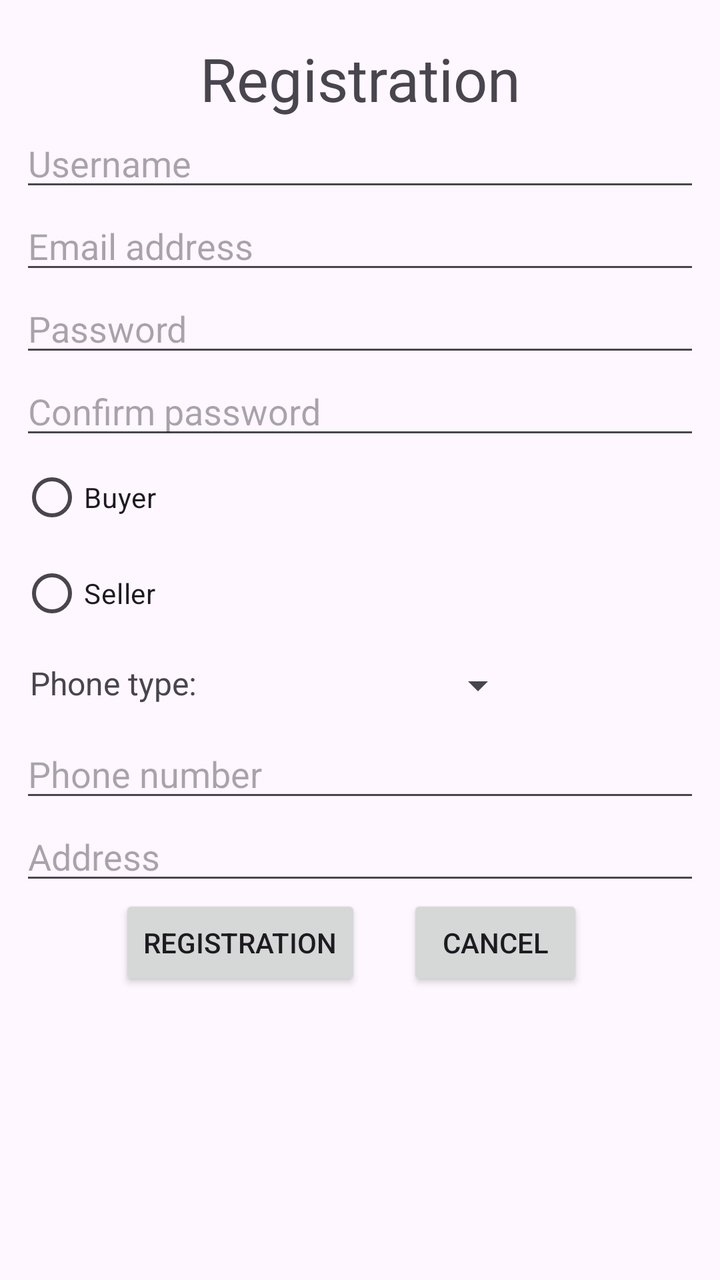
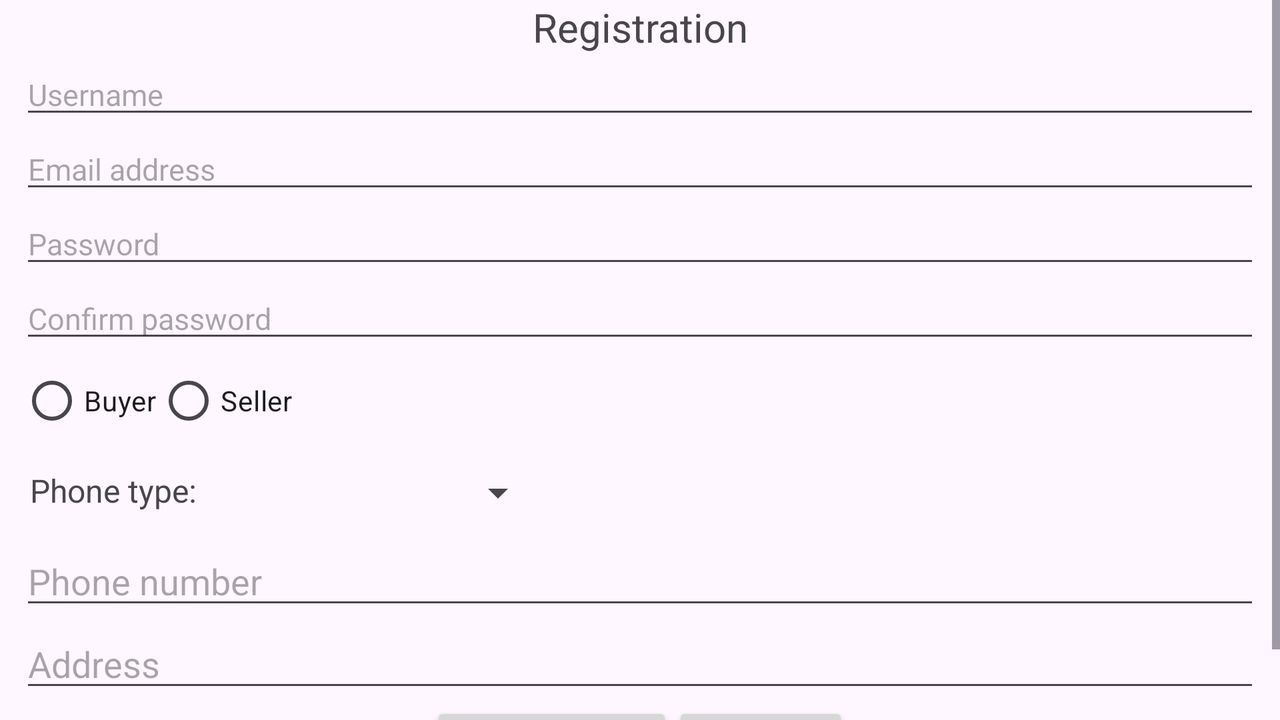

Compare how this app lays out the same screen by default and in its alternative resource folder. The renders come first, then the two layout files and the values they reference.
<!-- AndroidManifest.xml: application theme Theme.WeddingDecorationsShop -->
<!-- res/layout/activity_registration.xml -->
<?xml version="1.0" encoding="utf-8"?>
<ScrollView
    xmlns:android="http://schemas.android.com/apk/res/android"
    xmlns:app="http://schemas.android.com/apk/res-auto"
    xmlns:tools="http://schemas.android.com/tools"
    android:layout_width="fill_parent"
    android:layout_height="fill_parent"
    tools:context=".RegistrationActivity">
    <androidx.constraintlayout.widget.ConstraintLayout
        android:id="@+id/main"
        android:layout_width="match_parent"
        android:layout_height="match_parent">

        <TextView
            android:id="@+id/registerTextView"
            android:layout_width="wrap_content"
            android:layout_height="wrap_content"
            android:layout_marginTop="@dimen/default_margin"
            android:ems="10"
            android:gravity="center"
            android:text="@string/registration"
            android:textSize="30sp"
            app:layout_constraintBottom_toBottomOf="parent"
            app:layout_constraintEnd_toEndOf="parent"
            app:layout_constraintStart_toStartOf="parent"
            app:layout_constraintTop_toTopOf="parent"
            app:layout_constraintVertical_bias="@dimen/default_bias" />

        <EditText
            android:id="@+id/userNameEditText"
            android:layout_width="match_parent"
            android:layout_height="wrap_content"
            android:layout_marginStart="@dimen/default_margin"
            android:layout_marginEnd="@dimen/default_margin"
            android:ems="10"
            android:hint="@string/username"
            android:inputType="text"
            app:layout_constraintTop_toBottomOf="@+id/registerTextView"
            app:layout_constraintVertical_bias="@dimen/default_bias" />

        <EditText
            android:id="@+id/emailEditText"
            android:layout_width="match_parent"
            android:layout_height="wrap_content"
            android:layout_marginStart="@dimen/default_margin"
            android:layout_marginEnd="@dimen/default_margin"
            android:ems="10"
            android:hint="@string/email_address"
            android:inputType="textEmailAddress"
            app:layout_constraintTop_toBottomOf="@+id/userNameEditText"
            app:layout_constraintVertical_bias="@dimen/default_bias"
            tools:layout_editor_absoluteX="0dp" />

        <EditText
            android:id="@+id/passwordEditText"
            android:layout_width="match_parent"
            android:layout_height="wrap_content"
            android:layout_marginStart="@dimen/default_margin"
            android:layout_marginEnd="@dimen/default_margin"
            android:ems="10"
            android:hint="@string/password"
            android:inputType="textPassword"
            app:layout_constraintTop_toBottomOf="@+id/emailEditText"
            app:layout_constraintVertical_bias="@dimen/default_bias"
            tools:layout_editor_absoluteX="0dp" />

        <EditText
            android:id="@+id/passwordConfirmEditText"
            android:layout_width="match_parent"
            android:layout_height="wrap_content"
            android:layout_marginStart="@dimen/default_margin"
            android:layout_marginEnd="@dimen/default_margin"
            android:ems="10"
            android:hint="@string/confirm_password"
            android:inputType="textPassword"
            app:layout_constraintTop_toBottomOf="@+id/passwordEditText"
            app:layout_constraintVertical_bias="@dimen/default_bias"
            tools:layout_editor_absoluteX="0dp" />

        <RadioGroup
            android:id="@+id/userTypeRadioButton"
            android:layout_width="match_parent"
            android:layout_height="wrap_content"
            android:layout_marginStart="@dimen/default_margin"
            android:layout_marginEnd="@dimen/default_margin"
            app:layout_constraintTop_toBottomOf="@+id/passwordConfirmEditText">

            <RadioButton
                android:id="@+id/buyerRadioButton"
                android:layout_width="match_parent"
                android:layout_height="wrap_content"
                android:text="@string/buyer"/>

            <RadioButton
                android:layout_width="match_parent"
                android:layout_height="wrap_content"
                android:text="@string/seller"/>
        </RadioGroup>

        <TextView
            android:id="@+id/phoneTextView"
            android:layout_width="wrap_content"
            android:layout_height="wrap_content"
            android:layout_marginStart="15dp"
            android:layout_marginEnd="@dimen/default_margin"
            android:layout_marginTop="@dimen/default_margin"
            android:ems="10"
            android:gravity="left"
            android:text="@string/phone_type"
            android:textSize="16sp"
            app:layout_constraintTop_toBottomOf="@+id/userTypeRadioButton"
            app:layout_constraintHorizontal_bias="0.25"
            app:layout_constraintStart_toStartOf="parent"
            app:layout_constraintVertical_bias="@dimen/default_bias" />

        <Spinner
            android:id="@+id/phoneSpinner"
            android:layout_width="wrap_content"
            android:layout_height="wrap_content"
            android:layout_marginStart="@dimen/default_margin"
            android:layout_marginEnd="@dimen/default_margin"
            android:layout_marginTop="@dimen/default_margin"
            app:layout_constraintStart_toEndOf="@+id/phoneTextView"
            app:layout_constraintTop_toBottomOf="@+id/userTypeRadioButton" />

        <EditText
            android:id="@+id/phoneEditText"
            android:layout_width="match_parent"
            android:layout_height="wrap_content"
            android:layout_marginStart="@dimen/default_margin"
            android:layout_marginEnd="@dimen/default_margin"
            android:layout_marginTop="@dimen/default_margin"
            android:ems="10"
            android:hint="@string/phone_number"
            android:inputType="phone"
            app:layout_constraintTop_toBottomOf="@+id/phoneSpinner"
            app:layout_constraintVertical_bias="@dimen/default_bias"
            tools:layout_editor_absoluteX="0dp" />

        <EditText
            android:id="@+id/addressEditText"
            android:layout_width="match_parent"
            android:layout_height="wrap_content"
            android:layout_marginStart="@dimen/default_margin"
            android:layout_marginEnd="@dimen/default_margin"
            android:ems="10"
            android:hint="@string/address"
            android:maxLines="3"
            android:inputType="textPostalAddress|textMultiLine"
            app:layout_constraintTop_toBottomOf="@+id/phoneEditText"
            app:layout_constraintVertical_bias="@dimen/default_bias" />

        <Button
            android:id="@+id/registerButton"
            android:layout_width="wrap_content"
            android:layout_height="wrap_content"
            android:text="@string/registration"
            android:onClick="register"
            app:layout_constraintBottom_toBottomOf="parent"
            app:layout_constraintEnd_toEndOf="parent"
            app:layout_constraintHorizontal_bias="0.25"
            app:layout_constraintStart_toStartOf="parent"
            app:layout_constraintTop_toBottomOf="@+id/addressEditText"
            app:layout_constraintVertical_bias="@dimen/default_bias" />

        <Button
            android:id="@+id/cancelButton"
            android:layout_width="wrap_content"
            android:layout_height="wrap_content"
            android:text="@string/cancel"
            android:onClick="cancel"
            app:layout_constraintBottom_toBottomOf="parent"
            app:layout_constraintEnd_toEndOf="parent"
            app:layout_constraintHorizontal_bias="0.25"
            app:layout_constraintStart_toEndOf="@+id/registerButton"
            app:layout_constraintTop_toBottomOf="@+id/addressEditText"
            app:layout_constraintVertical_bias="@dimen/default_bias" />


    </androidx.constraintlayout.widget.ConstraintLayout>
</ScrollView>
<!-- resources referenced by this layout -->
<resources>
  <dimen name="default_bias">0.02</dimen>
  <dimen name="default_margin">10dp</dimen>
  <string name="address">Address</string>
  <string name="buyer">Buyer</string>
  <string name="cancel">Cancel</string>
  <string name="confirm_password">Confirm password</string>
  <string name="email_address">Email address</string>
  <string name="password">Password</string>
  <string name="phone_number">Phone number</string>
  <string name="phone_type">Phone type:</string>
  <string name="registration">Registration</string>
  <string name="seller">Seller</string>
  <string name="username">Username</string>
  <style name="Theme.WeddingDecorationsShop" parent="Base.Theme.WeddingDecorationsShop" />
  <style name="Base.Theme.WeddingDecorationsShop" parent="Theme.Material3.DayNight">
          
          
      </style>
</resources>
<!-- res/layout-land/activity_registration.xml (the author's variant of the layout above) -->
<!-- drawn on the phone turned sideways -->
<?xml version="1.0" encoding="utf-8"?>
<ScrollView
    xmlns:android="http://schemas.android.com/apk/res/android"
    xmlns:tools="http://schemas.android.com/tools"
    android:layout_width="fill_parent"
    android:layout_height="fill_parent"
    tools:context=".RegistrationActivity">
    <LinearLayout
        android:id="@+id/main"
        android:layout_width="match_parent"
        android:layout_height="wrap_content"
        android:orientation="vertical">

        <TextView
            android:id="@+id/registerTextView"
            android:layout_width="match_parent"
            android:layout_height="wrap_content"
            android:ems="10"
            android:gravity="center"
            android:text="@string/registration"
            android:textSize="20sp" />

        <EditText
            android:id="@+id/userNameEditText"
            android:layout_width="match_parent"
            android:layout_height="wrap_content"
            android:layout_marginStart="@dimen/default_margin"
            android:layout_marginEnd="@dimen/default_margin"
            android:textSize="15sp"
            android:ems="10"
            android:hint="@string/username"
            android:inputType="text" />

        <EditText
            android:id="@+id/emailEditText"
            android:layout_width="match_parent"
            android:layout_height="wrap_content"
            android:layout_marginStart="@dimen/default_margin"
            android:layout_marginEnd="@dimen/default_margin"
            android:textSize="15sp"
            android:ems="10"
            android:hint="@string/email_address"
            android:inputType="textEmailAddress" />

        <EditText
            android:id="@+id/passwordEditText"
            android:layout_width="match_parent"
            android:layout_height="wrap_content"
            android:layout_marginStart="@dimen/default_margin"
            android:layout_marginEnd="@dimen/default_margin"
            android:textSize="15sp"
            android:ems="10"
            android:hint="@string/password"
            android:inputType="textPassword" />

        <EditText
            android:id="@+id/passwordConfirmEditText"
            android:layout_width="match_parent"
            android:layout_height="wrap_content"
            android:layout_marginStart="@dimen/default_margin"
            android:layout_marginEnd="@dimen/default_margin"
            android:textSize="15sp"
            android:ems="10"
            android:hint="@string/confirm_password"
            android:inputType="textPassword" />

        <RadioGroup
            android:id="@+id/userTypeRadioButton"
            android:layout_width="match_parent"
            android:layout_height="wrap_content"
            android:layout_marginStart="@dimen/default_margin"
            android:layout_marginEnd="@dimen/default_margin"
            android:orientation="horizontal">

            <RadioButton
                android:id="@+id/buyerRadioButton"
                android:layout_width="wrap_content"
                android:layout_height="wrap_content"
                android:text="@string/buyer"/>

            <RadioButton
                android:layout_width="wrap_content"
                android:layout_height="wrap_content"
                android:text="@string/seller" />
        </RadioGroup>

        <LinearLayout
            android:layout_width="match_parent"
            android:layout_height="wrap_content"
            android:orientation="horizontal">
            <TextView
                android:id="@+id/phoneTextView"
                android:layout_width="wrap_content"
                android:layout_height="wrap_content"
                android:layout_marginStart="15dp"
                android:layout_marginEnd="@dimen/default_margin"
                android:layout_marginTop="@dimen/default_margin"
                android:ems="10"
                android:gravity="left"
                android:text="@string/phone_type"
                android:textSize="16sp"/>

            <Spinner
                android:id="@+id/phoneSpinner"
                android:layout_width="wrap_content"
                android:layout_height="wrap_content"
                android:layout_marginStart="@dimen/default_margin"
                android:layout_marginEnd="@dimen/default_margin"
                android:layout_marginTop="@dimen/default_margin" />
        </LinearLayout>

        <EditText
            android:id="@+id/phoneEditText"
            android:layout_width="match_parent"
            android:layout_height="wrap_content"
            android:layout_marginStart="@dimen/default_margin"
            android:layout_marginEnd="@dimen/default_margin"
            android:layout_marginTop="@dimen/default_margin"
            android:ems="10"
            android:hint="@string/phone_number"
            android:inputType="phone" />

        <EditText
            android:id="@+id/addressEditText"
            android:layout_width="match_parent"
            android:layout_height="wrap_content"
            android:layout_marginStart="@dimen/default_margin"
            android:layout_marginEnd="@dimen/default_margin"
            android:ems="10"
            android:hint="@string/address"
            android:maxLines="3"
            android:inputType="textPostalAddress|textMultiLine"/>

        <LinearLayout
            android:layout_width="match_parent"
            android:layout_height="wrap_content"
            android:gravity="center"
            android:orientation="horizontal">

            <Button
                android:id="@+id/registerButton"
                android:layout_width="wrap_content"
                android:layout_height="wrap_content"
                android:onClick="register"
                android:text="@string/registration" />

            <Button
                android:id="@+id/cancelButton"
                android:layout_width="wrap_content"
                android:layout_height="wrap_content"
                android:onClick="cancel"
                android:text="@string/cancel" />
        </LinearLayout>


    </LinearLayout>
</ScrollView>
<!-- resources referenced by the variant -->
<!-- as the phone turned sideways resolves them -->
<resources>
  <dimen name="default_margin">10dp</dimen>
  <string name="address">Address</string>
  <string name="buyer">Buyer</string>
  <string name="cancel">Cancel</string>
  <string name="confirm_password">Confirm password</string>
  <string name="email_address">Email address</string>
  <string name="password">Password</string>
  <string name="phone_number">Phone number</string>
  <string name="phone_type">Phone type:</string>
  <string name="registration">Registration</string>
  <string name="seller">Seller</string>
  <string name="username">Username</string>
  <style name="Theme.WeddingDecorationsShop" parent="Base.Theme.WeddingDecorationsShop" />
  <style name="Base.Theme.WeddingDecorationsShop" parent="Theme.Material3.DayNight">
          
          
      </style>
</resources>
